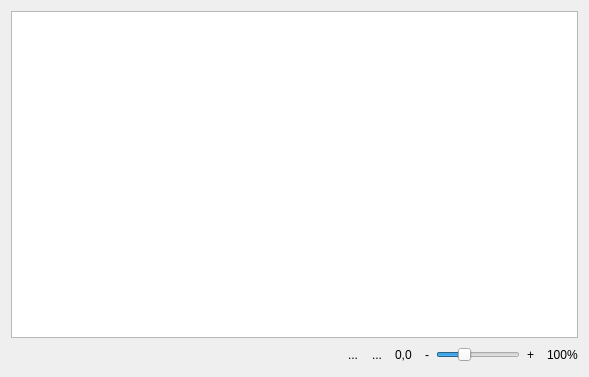
<?xml version="1.0" encoding="UTF-8"?>
<ui version="4.0">
 <class>QDiagramView</class>
 <widget class="QWidget" name="QDiagramView">
  <property name="geometry">
   <rect>
    <x>0</x>
    <y>0</y>
    <width>589</width>
    <height>377</height>
   </rect>
  </property>
  <property name="windowTitle">
   <string>Form</string>
  </property>
  <layout class="QGridLayout" name="gridLayout">
   <item row="0" column="0" colspan="5">
    <widget class="QDiagramGraphicsView" name="diagramGraphicsView">
     <property name="minimumSize">
      <size>
       <width>250</width>
       <height>0</height>
      </size>
     </property>
     <property name="contextMenuPolicy">
      <enum>Qt::CustomContextMenu</enum>
     </property>
     <property name="alignment">
      <set>Qt::AlignLeading|Qt::AlignLeft|Qt::AlignTop</set>
     </property>
     <property name="dragMode">
      <enum>QGraphicsView::RubberBandDrag</enum>
     </property>
     <property name="viewportUpdateMode">
      <enum>QGraphicsView::FullViewportUpdate</enum>
     </property>
     <property name="rubberBandSelectionMode">
      <enum>Qt::ContainsItemShape</enum>
     </property>
    </widget>
   </item>
   <item row="1" column="0">
    <widget class="QPushButton" name="modePushButton">
     <property name="icon">
      <iconset resource="qdiagramlib.qrc">
       <normaloff>:/qdiagram/cursor.default</normaloff>:/qdiagram/cursor.default</iconset>
     </property>
     <property name="iconSize">
      <size>
       <width>24</width>
       <height>16</height>
      </size>
     </property>
     <property name="flat">
      <bool>true</bool>
     </property>
    </widget>
   </item>
   <item row="1" column="1">
    <spacer name="horizontalSpacer">
     <property name="orientation">
      <enum>Qt::Horizontal</enum>
     </property>
     <property name="sizeHint" stdset="0">
      <size>
       <width>255</width>
       <height>20</height>
      </size>
     </property>
    </spacer>
   </item>
   <item row="1" column="2">
    <layout class="QHBoxLayout" name="horizontalLayout_3">
     <property name="spacing">
      <number>0</number>
     </property>
     <item>
      <widget class="QToolButton" name="showGridToolButton">
       <property name="text">
        <string>...</string>
       </property>
       <property name="icon">
        <iconset resource="qdiagramlib.qrc">
         <normaloff>:/qdiagram/grid.visible</normaloff>:/qdiagram/grid.visible</iconset>
       </property>
       <property name="checkable">
        <bool>true</bool>
       </property>
       <property name="autoRaise">
        <bool>true</bool>
       </property>
      </widget>
     </item>
     <item>
      <widget class="QToolButton" name="hideGridToolButton">
       <property name="text">
        <string>...</string>
       </property>
       <property name="icon">
        <iconset resource="qdiagramlib.qrc">
         <normaloff>:/qdiagram/grid.invisible</normaloff>:/qdiagram/grid.invisible</iconset>
       </property>
       <property name="checkable">
        <bool>true</bool>
       </property>
       <property name="autoRaise">
        <bool>true</bool>
       </property>
      </widget>
     </item>
    </layout>
   </item>
   <item row="1" column="3">
    <widget class="QLabel" name="mousePositionLabel">
     <property name="sizePolicy">
      <sizepolicy hsizetype="Fixed" vsizetype="Preferred">
       <horstretch>0</horstretch>
       <verstretch>0</verstretch>
      </sizepolicy>
     </property>
     <property name="text">
      <string>0,0</string>
     </property>
    </widget>
   </item>
   <item row="1" column="4">
    <layout class="QHBoxLayout" name="horizontalLayout_2">
     <property name="sizeConstraint">
      <enum>QLayout::SetFixedSize</enum>
     </property>
     <item>
      <layout class="QHBoxLayout" name="horizontalLayout">
       <property name="spacing">
        <number>0</number>
       </property>
       <property name="sizeConstraint">
        <enum>QLayout::SetFixedSize</enum>
       </property>
       <item>
        <widget class="QToolButton" name="zoomOutToolButton">
         <property name="text">
          <string>-</string>
         </property>
         <property name="icon">
          <iconset resource="qdiagramlib.qrc">
           <normaloff>:/qdiagram/zoom.out</normaloff>:/qdiagram/zoom.out</iconset>
         </property>
         <property name="autoRaise">
          <bool>true</bool>
         </property>
        </widget>
       </item>
       <item>
        <widget class="QSlider" name="zoomSlider">
         <property name="sizePolicy">
          <sizepolicy hsizetype="Fixed" vsizetype="Fixed">
           <horstretch>0</horstretch>
           <verstretch>0</verstretch>
          </sizepolicy>
         </property>
         <property name="maximumSize">
          <size>
           <width>16777215</width>
           <height>16777215</height>
          </size>
         </property>
         <property name="minimum">
          <number>0</number>
         </property>
         <property name="maximum">
          <number>10</number>
         </property>
         <property name="value">
          <number>3</number>
         </property>
         <property name="sliderPosition">
          <number>3</number>
         </property>
         <property name="orientation">
          <enum>Qt::Horizontal</enum>
         </property>
         <property name="invertedAppearance">
          <bool>false</bool>
         </property>
         <property name="invertedControls">
          <bool>false</bool>
         </property>
         <property name="tickPosition">
          <enum>QSlider::NoTicks</enum>
         </property>
        </widget>
       </item>
       <item>
        <widget class="QToolButton" name="zoomInToolButton">
         <property name="text">
          <string>+</string>
         </property>
         <property name="icon">
          <iconset resource="qdiagramlib.qrc">
           <normaloff>:/qdiagram/zoom.in</normaloff>:/qdiagram/zoom.in</iconset>
         </property>
         <property name="autoRaise">
          <bool>true</bool>
         </property>
        </widget>
       </item>
      </layout>
     </item>
     <item>
      <widget class="QLabel" name="zoomLabel">
       <property name="enabled">
        <bool>true</bool>
       </property>
       <property name="text">
        <string>100%</string>
       </property>
      </widget>
     </item>
    </layout>
   </item>
  </layout>
 </widget>
 <customwidgets>
  <customwidget>
   <class>QDiagramGraphicsView</class>
   <extends>QGraphicsView</extends>
   <header>qdiagramgraphicsview.h</header>
  </customwidget>
 </customwidgets>
 <resources>
  <include location="qdiagramlib.qrc"/>
 </resources>
 <connections>
  <connection>
   <sender>zoomSlider</sender>
   <signal>valueChanged(int)</signal>
   <receiver>QDiagramView</receiver>
   <slot>zoomSliderValueChanged(int)</slot>
   <hints>
    <hint type="sourcelabel">
     <x>331</x>
     <y>288</y>
    </hint>
    <hint type="destinationlabel">
     <x>199</x>
     <y>149</y>
    </hint>
   </hints>
  </connection>
 </connections>
 <slots>
  <slot>zoomSliderValueChanged(int)</slot>
 </slots>
</ui>
